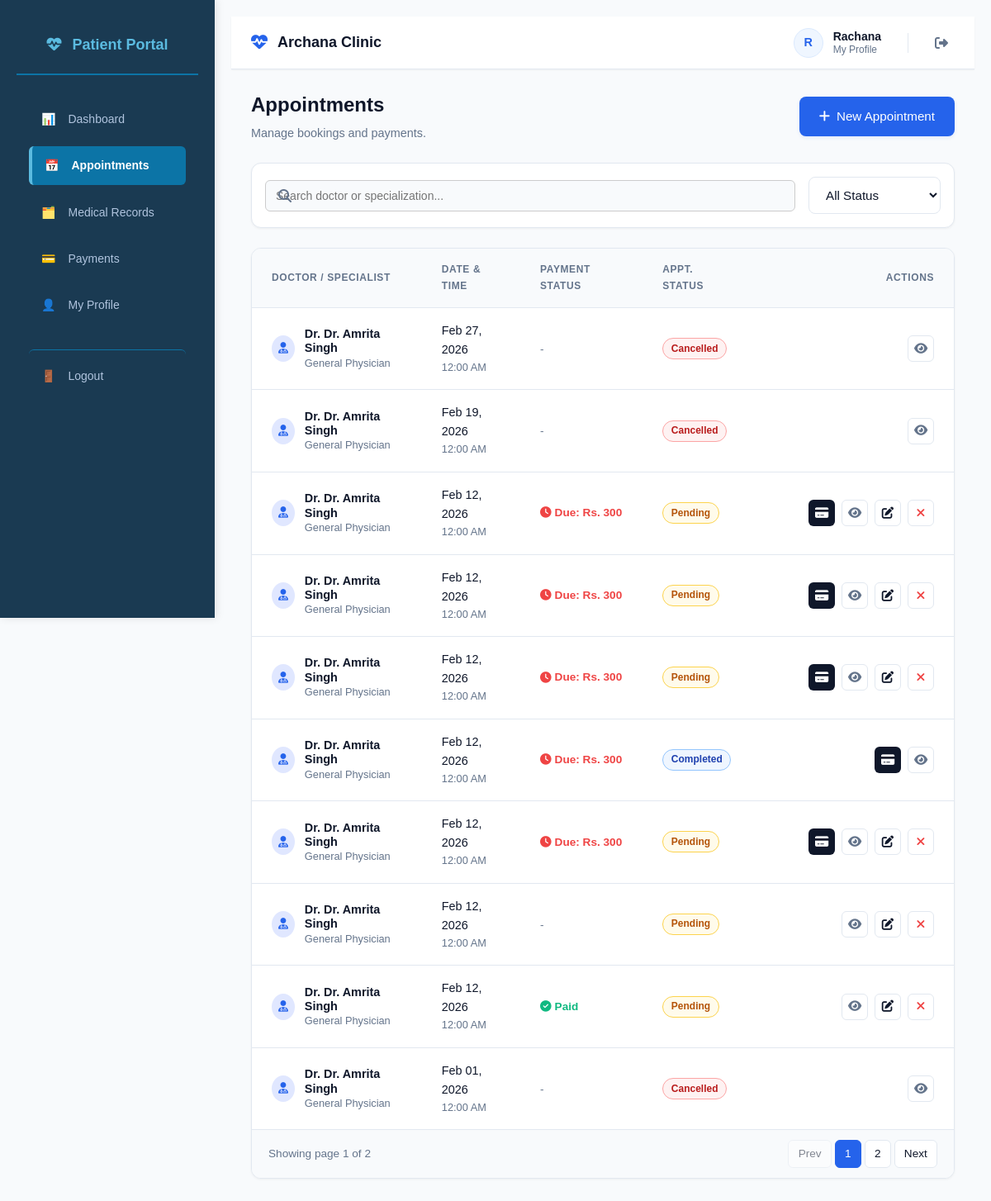
/patient/manage-appointments.php (signed in), run on an earlier commit of the app's database.
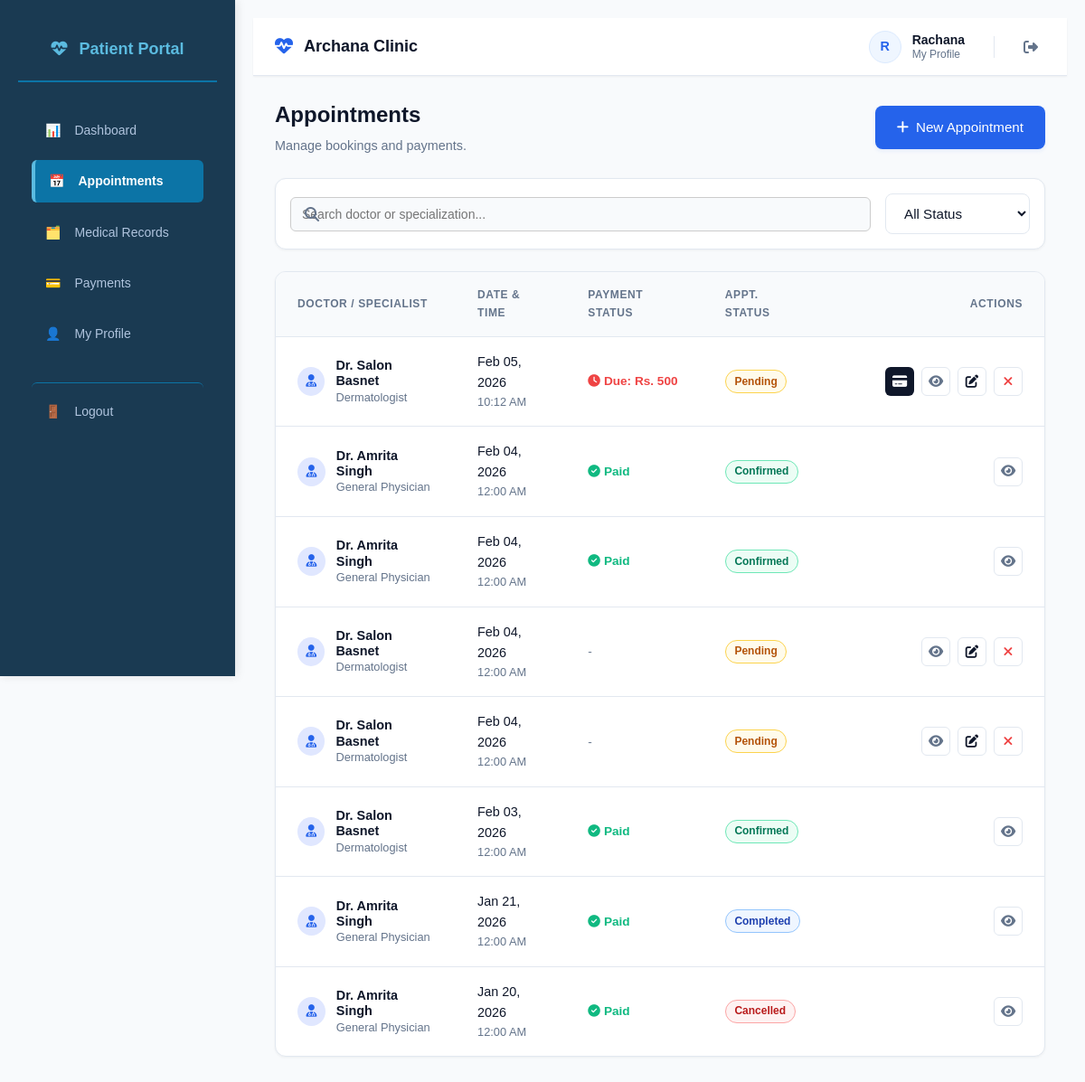
And on a later commit of the database.
### tables this page shows
CREATE TABLE `appointments` (
  `id` int(11) NOT NULL,
  `patient_id` int(11) NOT NULL,
  `doctor_id` int(11) NOT NULL,
  `appointment_date` datetime NOT NULL,
  `reason` text NOT NULL,
  `appointment_time` time NOT NULL,
  `status` enum('pending','confirmed','completed','cancelled') DEFAULT 'pending',
  `notes` text DEFAULT NULL,
  `created_at` timestamp NOT NULL DEFAULT current_timestamp(),
  `updated_at` timestamp NOT NULL DEFAULT current_timestamp() ON UPDATE current_timestamp()
);

CREATE TABLE `users` (
  `id` int(11) NOT NULL,
  `name` varchar(100) NOT NULL,
  `email` varchar(255) DEFAULT NULL,
  `password` varchar(255) NOT NULL,
  `role` enum('admin','doctor','receptionist','patient') NOT NULL,
  `phone` varchar(15) NOT NULL,
  `created_at` timestamp NOT NULL DEFAULT current_timestamp(),
  `updated_at` timestamp NOT NULL DEFAULT current_timestamp() ON UPDATE current_timestamp()
);

CREATE TABLE `doctors` (
  `id` int(11) NOT NULL,
  `user_id` int(11) NOT NULL,
  `specialization` varchar(100) DEFAULT NULL,
  `qualification` varchar(100) DEFAULT NULL,
  `experience_years` int(11) DEFAULT NULL,
  `consultation_fee` decimal(10,2) DEFAULT NULL,
  `available_days` varchar(200) DEFAULT NULL,
  `available_time_start` time DEFAULT NULL,
  `available_time_end` time DEFAULT NULL,
  `created_at` timestamp NOT NULL DEFAULT current_timestamp(),
  `updated_at` timestamp NOT NULL DEFAULT current_timestamp() ON UPDATE current_timestamp()
);

CREATE TABLE `billing` (
  `id` int(11) NOT NULL,
  `patient_id` int(11) NOT NULL,
  `appointment_id` int(11) NOT NULL,
  `amount` decimal(10,2) NOT NULL,
  `status` enum('unpaid','paid','partial') DEFAULT 'unpaid',
  `payment_method` varchar(50) DEFAULT NULL,
  `payment_date` datetime DEFAULT NULL,
  `due_date` date DEFAULT NULL,
  `notes` text DEFAULT NULL,
  `created_at` timestamp NOT NULL DEFAULT current_timestamp(),
  `updated_at` timestamp NOT NULL DEFAULT current_timestamp() ON UPDATE current_timestamp(),
  `payment_status` varchar(20) NOT NULL DEFAULT 'pending'
);

### patient/manage-appointments.php (the view, shortened to what the changed rows need)
<?php
require_once __DIR__ . '/../config/database.php';
$user_id = $_SESSION['user_id'];
$stmt = $conn->prepare("SELECT id FROM patients WHERE user_id = ?");
$stmt->bind_param("i", $user_id);
$stmt->execute();
$patient = $stmt->get_result()->fetch_assoc();
$patient_id = $patient['id'];
$page = isset($_GET['page']) ? max(1, (int)$_GET['page']) : 1;
$limit = 10;
$offset = ($page - 1) * $limit;
$status_filter = isset($_GET['status']) ? $_GET['status'] : 'all';
$search_query = isset($_GET['search']) ? trim($_GET['search']) : '';
$query_params = [$patient_id];
$types = "i";
$where_clause = "WHERE a.patient_id = ?";
$count_sql = "
    SELECT COUNT(*) as total
    FROM appointments a
    JOIN doctors d ON a.doctor_id = d.id
    JOIN users u ON d.user_id = u.id
    $where_clause
";
$stmt = $conn->prepare($count_sql);
$stmt->bind_param($types, ...$query_params);
$stmt->execute();
$total_records = $stmt->get_result()->fetch_assoc()['total'];
$total_pages = ceil($total_records / $limit);
$sql = "
    SELECT a.*, d.specialization, u.name AS doctor_name,
           b.id AS billing_id, b.status AS billing_status, b.amount AS billing_amount
    FROM appointments a
    JOIN doctors d ON a.doctor_id = d.id
    JOIN users u ON d.user_id = u.id
    LEFT JOIN billing b ON b.appointment_id = a.id
    $where_clause
    ORDER BY a.appointment_date DESC
    LIMIT ? OFFSET ?
";
$query_params[] = $limit;
$query_params[] = $offset;
$types .= "ii";
$stmt = $conn->prepare($sql);
$stmt->bind_param($types, ...$query_params);
$stmt->execute();
$appointments = $stmt->get_result();
?>
<!DOCTYPE html>
<html lang="en">
<head>
    <link rel="stylesheet" href="../styles.css">
    <link rel="stylesheet" href="https://cdnjs.cloudflare.com/ajax/libs/font-awesome/6.5.0/css/all.min.css">
</head>
<body class="dashboard-page">
<div class="dashboard-container">
    <?php include __DIR__ . '/../include/sidebar-patient.php'; ?>
    <main class="dashboard-content">
        <div class="manage-container">
            <div class="page-header">
                <div class="page-title">
                    <h1>Appointments</h1>
                </div>
            </div>
            <div class="table-card">
                <table class="custom-table">
                    <thead>
                        <tr>
                            <th>Doctor / Specialist</th>
                            <th>Date & Time</th>
                            <th>Payment Status</th>
                            <th>Appt. Status</th>
                            <th style="text-align: right; width: 240px;">Actions</th>
                        </tr>
                    </thead>
                    <tbody>
                        <?php if ($appointments->num_rows > 0): ?>
                            <?php while ($row = $appointments->fetch_assoc()): ?>
                                <tr>
                                    <td>
                                        <div class="doctor-cell">
                                            <div class="doc-avatar"><i class="fas fa-user-md"></i></div>
                                            <div class="doc-info">
                                                <span class="doc-name">Dr. <?= htmlspecialchars($row['doctor_name']) ?></span>
                                                <span class="doc-spec"><?= htmlspecialchars($row['specialization']) ?></span>
                                            </div>
                                        </div>
                                    </td>
                                    <td>
                                        <div style="font-weight: 500; font-size: 0.9rem;"><?= date('M d, Y', strtotime($row['appointment_date'])) ?></div>
                                        <div style="font-size: 0.8rem; color: var(--text-muted);"><?= date('h:i A', strtotime($row['appointment_date'])) ?></div>
                                    </td>
                                    <td>
                                        <?php if ($row['billing_status'] == 'paid'): ?>
                                            <div class="bill-badge bill-paid">
                                                <i class="fas fa-check-circle"></i> Paid
                                            </div>
                                        <?php elseif ($row['billing_status'] == 'unpaid'): ?>
                                            <div class="bill-badge bill-unpaid">
                                                <i class="fas fa-clock"></i> Due: Rs. <?= number_format($row['billing_amount']) ?>
                                            </div>
                                        <?php else: ?>
                                            <span style="color: var(--text-muted); font-size: 0.85rem;">-</span>
                                        <?php endif; ?>
                                    </td>
                                    <td>
                                        <span class="status-badge status-<?= strtolower($row['status']) ?>">
                                            <?= ucfirst($row['status']) ?>
                                        </span>
                                    </td>
                                    <td>
                                        <div class="action-group">
                                            <?php if ($row['billing_status'] == 'unpaid' && $row['status'] != 'cancelled'): ?>
                                                <button onclick="openPaymentModal(<?= $row['billing_id'] ?>, <?= $row['billing_amount'] ?>, '<?= addslashes($row['doctor_name']) ?>')" class="btn-action btn-pay" title="Pay Bill">
                                                    <i class="fas fa-credit-card"></i>
                                                </button>
                                            <?php endif; ?>
                                            <a href="view-appointment.php?id=<?= $row['id'] ?>" class="btn-action btn-view" title="View Details">
                                                <i class="fas fa-eye"></i>
                                            </a>
                                            <?php if ($row['status'] === 'pending'): ?>
                                                <a href="edit-appointment.php?id=<?= $row['id'] ?>" class="btn-action btn-edit" title="Edit Appointment">
                                                    <i class="fas fa-edit"></i>
                                                </a>
                                            <?php endif; ?>
                                            <?php if ($row['status'] === 'pending'): ?>
                                                <form method="POST" onsubmit="return confirm('Are you sure you want to cancel?');" style="margin:0;">
                                                    <button type="submit" class="btn-action btn-cancel" title="Cancel Appointment">
                                                        <i class="fas fa-times"></i>
                                                    </button>
                                                </form>
                                            <?php endif; ?>
                                        </div>
                                    </td>
                                </tr>
                            <?php endwhile; ?>
                        <?php endif; ?>
                    </tbody>
                </table>
                <?php if ($total_pages > 1): ?>
                <div class="pagination">
                    <div class="page-info">
                        Showing page <?= $page ?> of <?= $total_pages ?>
                    </div>
                    <div class="page-controls">
                        <a href="?page=<?= $page - 1 ?>&status=<?= $status_filter ?>&search=<?= urlencode($search_query) ?>"
                           class="page-btn <?= ($page <= 1) ? 'disabled' : '' ?>">
                           Prev
                        </a>
                        <?php
                        $range = 2;
                        for($i = max(1, $page - $range); $i <= min($total_pages, $page + $range); $i++):
                        ?>
                            <a href="?page=<?= $i ?>&status=<?= $status_filter ?>&search=<?= urlencode($search_query) ?>"
                               class="page-btn <?= $i == $page ? 'active' : '' ?>">
                               <?= $i ?>
                            </a>
                        <?php endfor; ?>
                        <a href="?page=<?= $page + 1 ?>&status=<?= $status_filter ?>&search=<?= urlencode($search_query) ?>"
                           class="page-btn <?= ($page >= $total_pages) ? 'disabled' : '' ?>">
                           Next
                        </a>
                    </div>
                </div>
                <?php endif; ?>
            </div>
        </div>
    </main>
</div>
</body>
</html>

What changed in the data, as far as the page shows it:
removed appointments: users.name "Dr. Amrita Singh", doctor.specialization "General Physician", appointment_date "Feb 27, 2026", appointment_date "12:00 AM", status "Cancelled"
removed appointments: users.name "Dr. Amrita Singh", doctor.specialization "General Physician", appointment_date "Feb 19, 2026", appointment_date "12:00 AM", status "Cancelled"
removed appointments: users.name "Dr. Amrita Singh", doctor.specialization "General Physician", appointment_date "Feb 12, 2026", appointment_date "12:00 AM", billing.amount "300", status "Pending"
removed appointments: users.name "Dr. Amrita Singh", doctor.specialization "General Physician", appointment_date "Feb 12, 2026", appointment_date "12:00 AM", billing.amount "300", status "Pending"
removed appointments: users.name "Dr. Amrita Singh", doctor.specialization "General Physician", appointment_date "Feb 12, 2026", appointment_date "12:00 AM", billing.amount "300", status "Pending"
removed appointments: users.name "Dr. Amrita Singh", doctor.specialization "General Physician", appointment_date "Feb 12, 2026", appointment_date "12:00 AM", billing.amount "300", status "Completed"
removed appointments: users.name "Dr. Amrita Singh", doctor.specialization "General Physician", appointment_date "Feb 12, 2026", appointment_date "12:00 AM", billing.amount "300", status "Pending"
removed appointments: users.name "Dr. Amrita Singh", doctor.specialization "General Physician", appointment_date "Feb 12, 2026", appointment_date "12:00 AM", status "Pending"
removed appointments: users.name "Dr. Amrita Singh", doctor.specialization "General Physician", appointment_date "Feb 12, 2026", appointment_date "12:00 AM", shows "Paid", status "Pending"
removed appointments: users.name "Dr. Amrita Singh", doctor.specialization "General Physician", appointment_date "Feb 01, 2026", appointment_date "12:00 AM", status "Cancelled"
added appointments: users.name "Salon Basnet", doctor.specialization "Dermatologist", appointment_date "Feb 05, 2026", appointment_date "10:12 AM", billing.amount "500", status "Pending"
added appointments: users.name "Amrita Singh", doctor.specialization "General Physician", appointment_date "Feb 04, 2026", appointment_date "12:00 AM", shows "Paid", status "Confirmed"
added appointments: users.name "Amrita Singh", doctor.specialization "General Physician", appointment_date "Feb 04, 2026", appointment_date "12:00 AM", shows "Paid", status "Confirmed"
added appointments: users.name "Salon Basnet", doctor.specialization "Dermatologist", appointment_date "Feb 04, 2026", appointment_date "12:00 AM", status "Pending"
added appointments: users.name "Salon Basnet", doctor.specialization "Dermatologist", appointment_date "Feb 04, 2026", appointment_date "12:00 AM", status "Pending"
added appointments: users.name "Salon Basnet", doctor.specialization "Dermatologist", appointment_date "Feb 03, 2026", appointment_date "12:00 AM", shows "Paid", status "Confirmed"
now on this page (row edited): appointments: users.name "Amrita Singh", doctor.specialization "General Physician", appointment_date "Jan 21, 2026", appointment_date "12:00 AM", shows "Paid", status "Completed"
now on this page (row edited): appointments: users.name "Amrita Singh", doctor.specialization "General Physician", appointment_date "Jan 20, 2026", appointment_date "12:00 AM", shows "Paid", status "Cancelled"
Also different on the page:
$page: "1" → (not shown)
$total_pages: "2" → (not shown)
text no longer shown: "Showing page of Prev Next"
list line gone: "1"
list line gone: "2"
